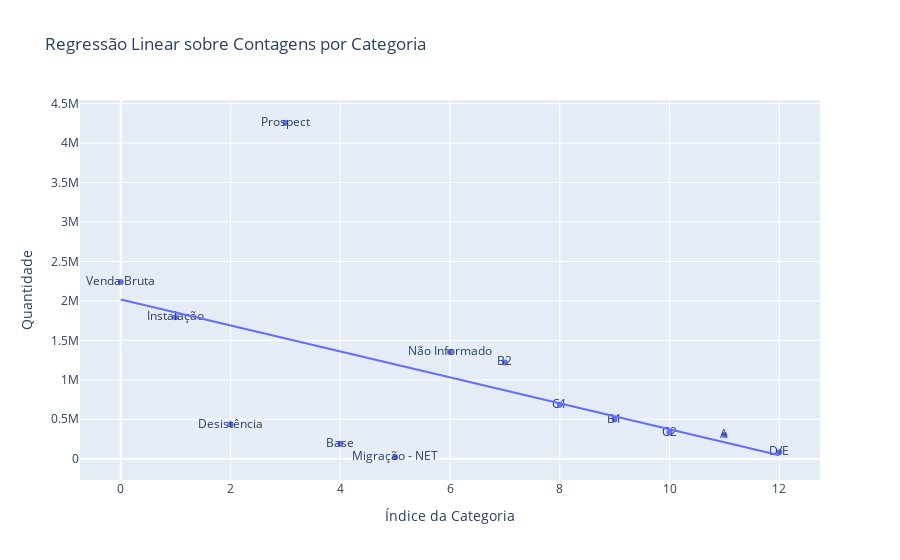

Notebook code cell kept with this figure:
### Code cell
import pandas as pd
import plotly.express as px
from sklearn.linear_model import LinearRegression
import numpy as np

# Dados combinados
dados = pd.DataFrame({
    "categoria": ["Venda Bruta", "Instalação", "Desistência",
                  "Prospect", "Base", "Migração - NET",
                  "Não Informado", "B2", "C1", "B1", "C2", "A", "D/E"],
    "x": list(range(13)),  # Índice fictício para cada categoria
    "y": [2239467, 1794437, 433683,
          4257838, 190724, 19025,
          1351281, 1219828, 683928, 496942, 331922, 300721, 82965]
})

# Regressão linear
X = dados[["x"]]
y = dados["y"]
modelo = LinearRegression()
modelo.fit(X, y)

# Previsões
dados["y_predito"] = modelo.predict(X)

# Gráfico
fig = px.scatter(dados, x="x", y="y", text="categoria",
                 title="Regressão Linear sobre Contagens por Categoria",
                 labels={"x": "Índice da Categoria", "y": "Quantidade"})
fig.add_traces(px.line(dados, x="x", y="y_predito").data)
fig.show()

### Figure 1 — Plotly figure (JSON) as saved in the notebook; plotly's stock layout.template omitted (floating-point values rounded to 4 significant figures)
{"data": [{"hovertemplate": "Índice da Categoria=%{x}<br>Quantidade=%{y}<br>categoria=%{text}<extra></extra>", "legendgroup": "", "marker": {"color": "#636efa", "symbol": "circle"}, "mode": "markers+text", "name": "", "orientation": "v", "showlegend": false, "text": ["Venda Bruta", "Instalação", "Desistência", "Prospect", "Base", "Migração - NET", "Não Informado", "B2", "C1", "B1", "C2", "A", "D/E"], "type": "scatter", "x": [0, 1, 2, 3, 4, 5, 6, 7, 8, 9, 10, 11, 12], "xaxis": "x", "y": [2239467, 1794437, 433683, 4257838, 190724, 19025, 1351281, 1219828, 683928, 496942, 331922, 300721, 82965], "yaxis": "y"}, {"hovertemplate": "x=%{x}<br>y_predito=%{y}<extra></extra>", "legendgroup": "", "line": {"color": "#636efa", "dash": "solid"}, "marker": {"symbol": "circle"}, "mode": "lines", "name": "", "orientation": "v", "showlegend": false, "type": "scatter", "x": [0, 1, 2, 3, 4, 5, 6, 7, 8, 9, 10, 11, 12], "xaxis": "x", "y": [2017000.0, 1853000.0, 1688000.0, 1524000.0, 1360000.0, 1195000.0, 1031000.0, 866600.0, 702300.0, 538000.0, 373600.0, 209300.0, 44930.0], "yaxis": "y"}], "layout": {"legend": {"tracegroupgap": 0}, "title": {"text": "Regressão Linear sobre Contagens por Categoria"}, "xaxis": {"anchor": "y", "domain": [0, 1], "title": {"text": "Índice da Categoria"}}, "yaxis": {"anchor": "x", "domain": [0, 1], "title": {"text": "Quantidade"}}}}
